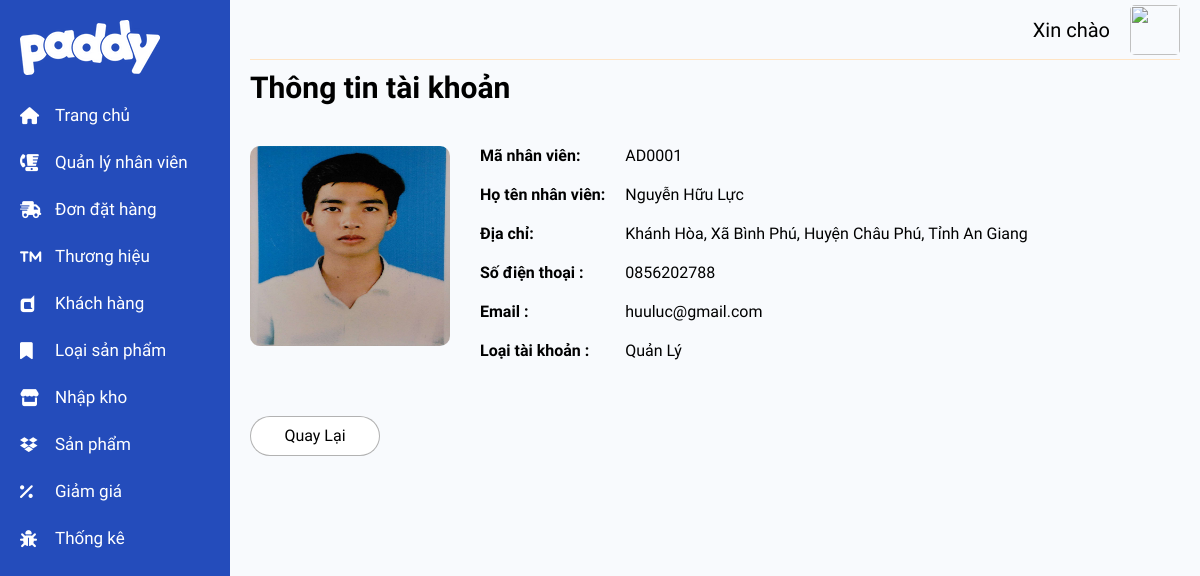
The app's page /admin/pages/Admin_DetailsDs.php?maNhanVien=AD0001 with its own data.
### tables this page shows
CREATE TABLE `nhan_vien` (
  `maNhanVien` varchar(6) NOT NULL,
  `ho` varchar(50) NOT NULL,
  `ten` varchar(10) NOT NULL,
  `ngaySinh` date NOT NULL,
  `diaChiCuThe` varchar(255) NOT NULL,
  `dienThoai` varchar(10) NOT NULL,
  `maLoai` varchar(6) NOT NULL,
  `tenNguoiDung` varchar(20) NOT NULL,
  `matKhau` char(80) NOT NULL,
  `avatar` varchar(255) NOT NULL,
  `email` varchar(50) NOT NULL,
  `maXa` varchar(6) NOT NULL
);

CREATE TABLE `xa` (
  `maXa` varchar(6) NOT NULL,
  `tenXa` varchar(100) NOT NULL,
  `maHuyen` varchar(6) NOT NULL
);

CREATE TABLE `huyen` (
  `maHuyen` varchar(6) NOT NULL,
  `tenHuyen` varchar(50) NOT NULL,
  `maTinh` varchar(6) NOT NULL
);

CREATE TABLE `tinh` (
  `maTinh` varchar(6) NOT NULL,
  `tenTinh` varchar(100) NOT NULL
);

CREATE TABLE `loai_tai_khoan` (
  `maLoai` varchar(6) NOT NULL,
  `tenLoai` varchar(100) NOT NULL
);

### admin/pages/Admin_DetailsDs.php (the view)
<?php include '../templates/nav_admin1.php';
$NVID = $_GET['maNhanVien'];
$sql = "SELECT maNhanVien,ho,ten,diaChiCuThe,dienThoai,email,tenLoai,avatar, maXa FROM nhan_vien JOIN loai_tai_khoan ON nhan_vien.maLoai = loai_tai_khoan.maLoai WHERE maNhanVien = '$NVID';";
$statement = $dbh->prepare($sql);
$statement->execute();
$nhanVien = $statement->fetch(PDO::FETCH_OBJ);
?>
<div class="detail_admin">
    <h1 class="Title_Admin_create_form">Thông tin tài khoản</h1>
    <div class="detai_admin_form">
        <div class="detail_admin_left">
            <img src="../../assets/img/ad_user/<?php echo $nhanVien->avatar; ?>">
        </div>
        <div class="detail_admin_right">
            <table class="Table_Details_Admin">
                <tr>
                    <td>Mã nhân viên: </td>
                    <td>
                        <?php echo $nhanVien->maNhanVien; ?>
                    </td>
                </tr>
                <tr>
                    <td>Họ tên nhân viên:</td>
                    <td>
                        <?php echo $nhanVien->ho . ' ' . $nhanVien->ten ?>
                    </td>
                </tr>
                <tr>
                    <td>Địa chỉ:</td>
                    <td>
                        <?php
                        $get_diachi = "SELECT xa.tenXa, huyen.tenHuyen, tinh.tenTinh FROM xa JOIN huyen ON xa.maHuyen = huyen.maHuyen JOIN tinh ON huyen.maTinh=tinh.maTinh WHERE xa.maXa = '$nhanVien->maXa'";
                        $statement = $dbh->prepare($get_diachi);
                        $statement->execute();
                        $diachis = $statement->fetchAll(PDO::FETCH_ASSOC);
                        foreach ($diachis as $diachi)
                            echo $nhanVien->diaChiCuThe . ', ' . $diachi['tenXa'] . ', ' . $diachi['tenHuyen'] . ', ' . $diachi['tenTinh'];
                        ?>
                    </td>
                </tr>
                <tr>
                    <td>Số điện thoại :</td>
                    <td>
                        <?php echo $nhanVien->dienThoai ?>
                    </td>
                </tr>
                <tr>
                    <td>Email :</td>
                    <td>
                        <?php echo $nhanVien->email ?>
                    </td>
                </tr>
                <tr>
                    <td>Loại tài khoản :</td>
                    <td>
                        <?php echo
                            $nhanVien->tenLoai;
                        ?>
                    </td>
                </tr>
            </table>
        </div>
    </div>
    <br>
    <div class="button">
        <a href="./Admin_DsAdmin.php"><input type="button" class="button_add_admin" value="Quay Lại"></a>
    </div>
</div>
<?php include '../templates/nav_admin2.php' ?>

### admin/assets/css/main.css (style rules this page uses)
th, td { border: 1px solid black; padding: 8px; text-align: center; padding: 4px; }
.Title_Admin_create_form { font-size: 3rem; }
.button { font-size: 1.6rem; }
.button .button_add_admin { height: 40px; width: 130px; background-color: #ffffff; border-radius: 20px; margin-right: 10px; border: 1px solid rgb(0,0,0,0.3); cursor: pointer; }
.Table_Details_Admin { font-size: 1.3rem; margin-top: 20px; border: 0px; border-collapse: collapse; text-align: left; }
.Table_Details_Admin tr, .Table_Details_Admin td { border: 0; text-align: left; font-size: 1.6rem; padding: 10px; }
.Table_Details_Admin td:nth-child(1) { font-weight: 700; }
.detai_admin_form { display: flex; padding-bottom: 30px; }
.detail_admin_left { width: 200px; height: 200px; border-radius: 10px; overflow: hidden; margin-top: 30px; margin-right: 20px; }
.detail_admin_left img { width: 100%; height: 100%; }

### records on screen
nhan_vien: avatar (picture), maNhanVien "AD0001", ho "Nguyễn Hữu", ten "Lực", diaChiCuThe "Khánh Hòa", dienThoai "0856202788", email "huuluc@gmail.com", maLoai.tenLoai "Quản Lý"
xa: tenXa "Xã Bình Phú", maHuyen.tenHuyen "Huyện Châu Phú", tinh.tenTinh "Tỉnh An Giang"
